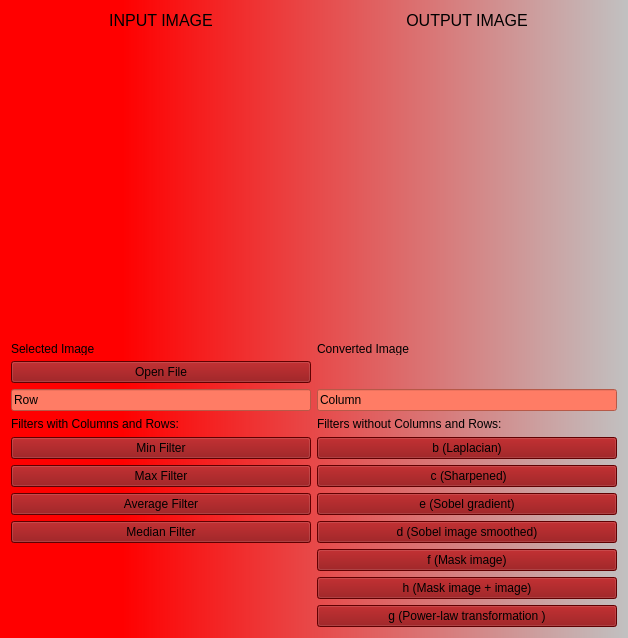
      <widget class="QWidget" name="HW4">
       <property name="styleSheet">
        <string notr="true">background-color: qlineargradient(spread:pad, x1:0, y1:0, x2:1, y2:0, stop:0.194444 rgba(255, 0, 0, 255), stop:1 rgba(193, 193, 193, 255));</string>
       </property>
       <attribute name="title">
        <string>HW4</string>
       </attribute>
       <layout class="QGridLayout" name="gridLayout_4">
        <item row="11" column="0">
         <widget class="QPushButton" name="median_HW4">
          <property name="styleSheet">
           <string notr="true">background-color: rgb(135, 0, 2);</string>
          </property>
          <property name="text">
           <string>Median Filter</string>
          </property>
         </widget>
        </item>
        <item row="2" column="1">
         <widget class="QLabel" name="label_2_HW4">
          <property name="maximumSize">
           <size>
            <width>16777215</width>
            <height>13</height>
           </size>
          </property>
          <property name="styleSheet">
           <string notr="true">background-color: rgba(199, 204, 219,0);
color: rgb(0, 0, 0);</string>
          </property>
          <property name="text">
           <string>Converted Image</string>
          </property>
         </widget>
        </item>
        <item row="2" column="0">
         <widget class="QLabel" name="label_HW4">
          <property name="maximumSize">
           <size>
            <width>16777215</width>
            <height>13</height>
           </size>
          </property>
          <property name="styleSheet">
           <string notr="true">background-color: rgba(199, 204, 219,0);
color: rgb(0, 0, 0);</string>
          </property>
          <property name="text">
           <string>Selected Image</string>
          </property>
         </widget>
        </item>
        <item row="5" column="1">
         <widget class="QLabel" name="label_24">
          <property name="maximumSize">
           <size>
            <width>16777215</width>
            <height>20</height>
           </size>
          </property>
          <property name="styleSheet">
           <string notr="true">background-color: rgba(199, 204, 219,0);
color: rgb(0, 0, 0);</string>
          </property>
          <property name="text">
           <string>Filters without Columns and Rows:</string>
          </property>
         </widget>
        </item>
        <item row="9" column="1">
         <widget class="QPushButton" name="sharpenedIm_HW4">
          <property name="styleSheet">
           <string notr="true">background-color: rgb(135, 0, 2);</string>
          </property>
          <property name="text">
           <string> c (Sharpened)</string>
          </property>
         </widget>
        </item>
        <item row="4" column="1">
         <widget class="QLineEdit" name="Column_HW4">
          <property name="styleSheet">
           <string notr="true">background-color: rgb(255, 124, 101);
color: rgb(0, 0, 0);
</string>
          </property>
          <property name="text">
           <string>Column</string>
          </property>
         </widget>
        </item>
        <item row="1" column="1">
         <widget class="QLabel" name="newImage_HW4">
          <property name="minimumSize">
           <size>
            <width>300</width>
            <height>300</height>
           </size>
          </property>
          <property name="styleSheet">
           <string notr="true">background-color: rgba(199, 204, 219,0);

</string>
          </property>
          <property name="text">
           <string/>
          </property>
          <property name="alignment">
           <set>Qt::AlignJustify|Qt::AlignVCenter</set>
          </property>
         </widget>
        </item>
        <item row="9" column="0">
         <widget class="QPushButton" name="maxFilter_HW4">
          <property name="styleSheet">
           <string notr="true">background-color: rgb(135, 0, 2);</string>
          </property>
          <property name="text">
           <string>Max Filter</string>
          </property>
         </widget>
        </item>
        <item row="11" column="1">
         <widget class="QPushButton" name="sobel_HW4">
          <property name="styleSheet">
           <string notr="true">background-color: rgb(135, 0, 2);</string>
          </property>
          <property name="text">
           <string>d (Sobel image smoothed)</string>
          </property>
         </widget>
        </item>
        <item row="0" column="1">
         <widget class="QLabel" name="label_5">
          <property name="font">
           <font>
            <pointsize>12</pointsize>
           </font>
          </property>
          <property name="styleSheet">
           <string notr="true">background-color: rgba(199, 204, 219,0);
color: rgb(0, 0, 0);</string>
          </property>
          <property name="text">
           <string>OUTPUT IMAGE</string>
          </property>
          <property name="alignment">
           <set>Qt::AlignCenter</set>
          </property>
         </widget>
        </item>
        <item row="14" column="1">
         <widget class="QPushButton" name="powerLow_HW4">
          <property name="styleSheet">
           <string notr="true">background-color: rgb(135, 0, 2);</string>
          </property>
          <property name="text">
           <string>g (Power-law transformation )</string>
          </property>
         </widget>
        </item>
        <item row="0" column="0">
         <widget class="QLabel" name="label_4">
          <property name="maximumSize">
           <size>
            <width>16777215</width>
            <height>25</height>
           </size>
          </property>
          <property name="font">
           <font>
            <pointsize>12</pointsize>
           </font>
          </property>
          <property name="styleSheet">
           <string notr="true">background-color: rgba(199, 204, 219,0);
color: rgb(0, 0, 0);</string>
          </property>
          <property name="text">
           <string>INPUT IMAGE</string>
          </property>
          <property name="alignment">
           <set>Qt::AlignCenter</set>
          </property>
         </widget>
        </item>
        <item row="3" column="0">
         <widget class="QPushButton" name="pushButton_HW4">
          <property name="styleSheet">
           <string notr="true">background-color: rgb(135, 0, 2);</string>
          </property>
          <property name="text">
           <string>Open File</string>
          </property>
         </widget>
        </item>
        <item row="12" column="1">
         <widget class="QPushButton" name="partF_HW4">
          <property name="styleSheet">
           <string notr="true">background-color: rgb(135, 0, 2);</string>
          </property>
          <property name="text">
           <string>f (Mask image)</string>
          </property>
         </widget>
        </item>
        <item row="1" column="0">
         <widget class="QLabel" name="mainImage_HW4">
          <property name="minimumSize">
           <size>
            <width>300</width>
            <height>300</height>
           </size>
          </property>
          <property name="styleSheet">
           <string notr="true">background-color: rgba(199, 204, 219,0);</string>
          </property>
          <property name="text">
           <string/>
          </property>
          <property name="alignment">
           <set>Qt::AlignJustify|Qt::AlignVCenter</set>
          </property>
         </widget>
        </item>
        <item row="5" column="0">
         <widget class="QLabel" name="label_5_HW4">
          <property name="maximumSize">
           <size>
            <width>16777215</width>
            <height>20</height>
           </size>
          </property>
          <property name="layoutDirection">
           <enum>Qt::LeftToRight</enum>
          </property>
          <property name="styleSheet">
           <string notr="true">background-color: rgba(199, 204, 219,0);
color: rgb(0, 0, 0);</string>
          </property>
          <property name="text">
           <string>Filters with Columns and Rows:</string>
          </property>
         </widget>
        </item>
        <item row="6" column="0">
         <widget class="QPushButton" name="minFilter_HW4">
          <property name="styleSheet">
           <string notr="true">background-color: rgb(135, 0, 2);</string>
          </property>
          <property name="text">
           <string>Min Filter</string>
          </property>
         </widget>
        </item>
        <item row="4" column="0">
         <widget class="QLineEdit" name="Row_HW4">
          <property name="styleSheet">
           <string notr="true">background-color: rgb(255, 124, 101);
color: rgb(0, 0, 0);
</string>
          </property>
          <property name="text">
           <string>Row</string>
          </property>
         </widget>
        </item>
        <item row="10" column="1">
         <widget class="QPushButton" name="sobelMask_HW4">
          <property name="styleSheet">
           <string notr="true">background-color: rgb(135, 0, 2);</string>
          </property>
          <property name="text">
           <string>e (Sobel gradient)</string>
          </property>
         </widget>
        </item>
        <item row="10" column="0">
         <widget class="QPushButton" name="average_HW4">
          <property name="styleSheet">
           <string notr="true">background-color: rgb(135, 0, 2);</string>
          </property>
          <property name="text">
           <string>Average Filter</string>
          </property>
         </widget>
        </item>
        <item row="6" column="1">
         <widget class="QPushButton" name="laplacian_HW4">
          <property name="styleSheet">
           <string notr="true">background-color: rgb(135, 0, 2);</string>
          </property>
          <property name="text">
           <string>b (Laplacian)</string>
          </property>
         </widget>
        </item>
        <item row="13" column="1">
         <widget class="QPushButton" name="partG_HW4">
          <property name="styleSheet">
           <string notr="true">background-color: rgb(135, 0, 2);</string>
          </property>
          <property name="text">
           <string>h (Mask image + image)</string>
          </property>
         </widget>
        </item>
       </layout>
      </widget>
